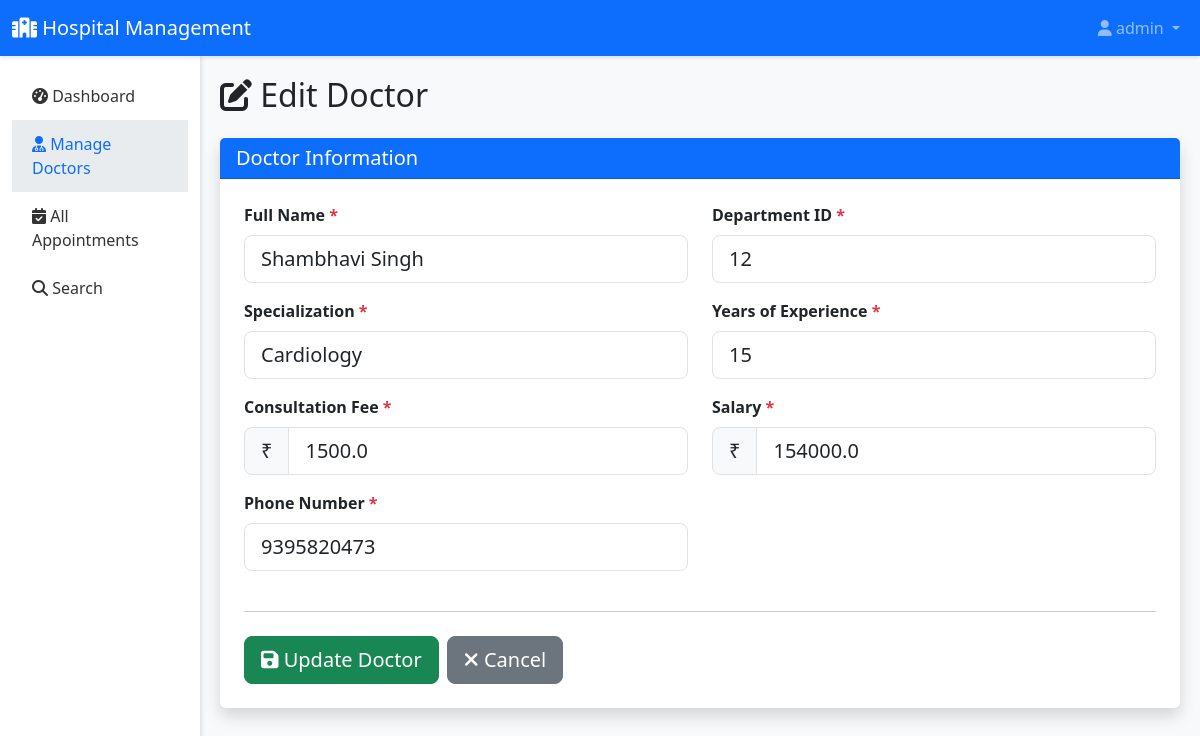
The page /admin/doctor/edit/2 (signed in) on the database its author committed.
### tables this page shows
CREATE TABLE Employees (
        Employee_ID INTEGER PRIMARY KEY AUTOINCREMENT,
        Department_ID INTEGER,
        Designation TEXT,
        Full_Name TEXT NOT NULL,
        Salary REAL,
        DOB DATE,
        Gender TEXT CHECK(Gender IN ('M', 'F')),
        Phone_Number TEXT
    );

CREATE TABLE Doctors (
        Doctor_ID INTEGER PRIMARY KEY,
        Specialization TEXT,
        Years_of_Experience INTEGER,
        Consultation_Fee REAL,
        FOREIGN KEY (Doctor_ID) REFERENCES Employees(Employee_ID)
    );

### app.py (the view, shortened to what this page needs)
@app.route('/admin/doctor/edit/<int:doctor_id>', methods=['GET', 'POST'])
@login_required('admin')
def admin_edit_doctor(doctor_id):
    conn = get_db()
    doctor = conn.execute('''
        SELECT d.Doctor_ID, e.Full_Name, e.Department_ID, d.Specialization,
               d.Years_of_Experience, d.Consultation_Fee, e.Phone_Number, e.Salary
        FROM Doctors d
        JOIN Employees e ON d.Doctor_ID = e.Employee_ID
        WHERE d.Doctor_ID = ?
    ''', (doctor_id,)).fetchone()
    conn.close()
    return render_template('admin/edit_doctor.html', doctor=doctor)

### app.py (called while the page is built)
def login_required(role=None):
    def decorator(f):
        @wraps(f)
        def decorated_function(*args, **kwargs):
            if 'user_id' not in session:
                flash('Please log in to access this page.', 'warning')
                return redirect(url_for('login'))
            if role and session.get('role') != role:
                flash('You do not have permission to access this page.', 'danger')
                return redirect(url_for('dashboard'))
            return f(*args, **kwargs)
        return decorated_function
    return decorator

def get_db():
    conn = sqlite3.connect('hospital.db')
    conn.row_factory = sqlite3.Row
    return conn

### templates/admin/edit_doctor.html (shortened to what this page needs)
{% extends "base.html" %}
{% block content %}
<div class="container-fluid">
    <div class="row">
        <nav class="col-md-2 d-md-block sidebar">
            <div class="position-sticky pt-3">
                <ul class="nav flex-column">
                    <li class="nav-item">
                        <a class="nav-link" href="{{ url_for('admin_dashboard') }}">
                            <i class="fas fa-tachometer-alt"></i> Dashboard
                        </a>
                    </li>
                    <li class="nav-item">
                        <a class="nav-link active" href="{{ url_for('admin_doctors') }}">
                            <i class="fas fa-user-md"></i> Manage Doctors
                        </a>
                    </li>
                    <li class="nav-item">
                        <a class="nav-link" href="{{ url_for('admin_appointments') }}">
                            <i class="fas fa-calendar-check"></i> All Appointments
                        </a>
                    </li>
                    <li class="nav-item">
                        <a class="nav-link" href="{{ url_for('admin_search') }}">
                            <i class="fas fa-search"></i> Search
                        </a>
                    </li>
                </ul>
            </div>
        </nav>
        <main class="col-md-10 ms-sm-auto content-wrapper">
            <h2 class="mb-4"><i class="fas fa-edit"></i> Edit Doctor</h2>
            <div class="card shadow">
                <div class="card-header bg-primary text-white">
                    <h5 class="mb-0">Doctor Information</h5>
                </div>
                <div class="card-body p-4">
                    <form method="POST">
                        <div class="row">
                            <div class="col-md-6 mb-3">
                                <label class="form-label fw-bold">Full Name <span class="text-danger">*</span></label>
                                <input type="text" class="form-control form-control-lg" name="full_name"
                                       value="{{ doctor.Full_Name }}" required>
                            </div>
                            <div class="col-md-6 mb-3">
                                <label class="form-label fw-bold">Department ID <span class="text-danger">*</span></label>
                                <input type="number" class="form-control form-control-lg" name="department"
                                       value="{{ doctor.Department_ID }}" required>
                            </div>
                            <div class="col-md-6 mb-3">
                                <label class="form-label fw-bold">Specialization <span class="text-danger">*</span></label>
                                <input type="text" class="form-control form-control-lg" name="specialization"
                                       value="{{ doctor.Specialization }}" required>
                            </div>
                            <div class="col-md-6 mb-3">
                                <label class="form-label fw-bold">Years of Experience <span class="text-danger">*</span></label>
                                <input type="number" class="form-control form-control-lg" name="experience"
                                       value="{{ doctor.Years_of_Experience }}" required min="0">
                            </div>
                            <div class="col-md-6 mb-3">
                                <label class="form-label fw-bold">Consultation Fee <span class="text-danger">*</span></label>
                                <div class="input-group input-group-lg">
                                    <span class="input-group-text">₹</span>
                                    <input type="number" class="form-control" name="fee"
                                           value="{{ doctor.Consultation_Fee }}" required min="0" step="0.01">
                                </div>
                            </div>
                            <div class="col-md-6 mb-3">
                                <label class="form-label fw-bold">Salary <span class="text-danger">*</span></label>
                                <div class="input-group input-group-lg">
                                    <span class="input-group-text">₹</span>
                                    <input type="number" class="form-control" name="salary"
                                           value="{{ doctor.Salary }}" required min="0" step="0.01">
                                </div>
                            </div>
                            <div class="col-md-6 mb-3">
                                <label class="form-label fw-bold">Phone Number <span class="text-danger">*</span></label>
                                <input type="tel" class="form-control form-control-lg" name="phone"
                                       value="{{ doctor.Phone_Number }}" required>
                            </div>
                        </div>
                        <hr class="my-4">
                        <div class="d-flex gap-2">
                            <button type="submit" class="btn btn-success btn-lg">
                                <i class="fas fa-save"></i> Update Doctor
                            </button>
                            <a href="{{ url_for('admin_doctors') }}" class="btn btn-secondary btn-lg">
                                <i class="fas fa-times"></i> Cancel
                            </a>
                        </div>
                    </form>
                </div>
            </div>
        </main>
    </div>
</div>
{% endblock %}

### templates/base.html (style rules this page uses)
:root { --primary-color: #0d6efd; --secondary-color: #6c757d; --success-color: #198754; --danger-color: #dc3545; --warning-color: #ffc107; --info-color: #0dcaf0; }
body { font-family: 'Segoe UI', Tahoma, Geneva, Verdana, sans-serif; background-color: #f8f9fa; }
.sidebar { min-height: calc(100vh - 56px); background-color: #fff; box-shadow: 2px 0 4px rgba(0,0,0,.1); }
.sidebar .nav-link { color: #333; padding: 12px 20px; transition: all 0.3s; }
.sidebar .nav-link:hover, .sidebar .nav-link.active { background-color: #e9ecef; color: var(--primary-color); }
.content-wrapper { padding: 20px; }
.card { border: none; box-shadow: 0 2px 4px rgba(0,0,0,.1); margin-bottom: 20px; }
.card-header { background-color: var(--primary-color); color: white; font-weight: 600; }

### rows shown on the page
Employees: full_name "Shambhavi Singh", department "12", salary "154000.0", phone "9395820473"
Doctors: specialization "Cardiology", experience "15", fee "1500.0"

### other values the page prints
{{ session.username }} "admin"
